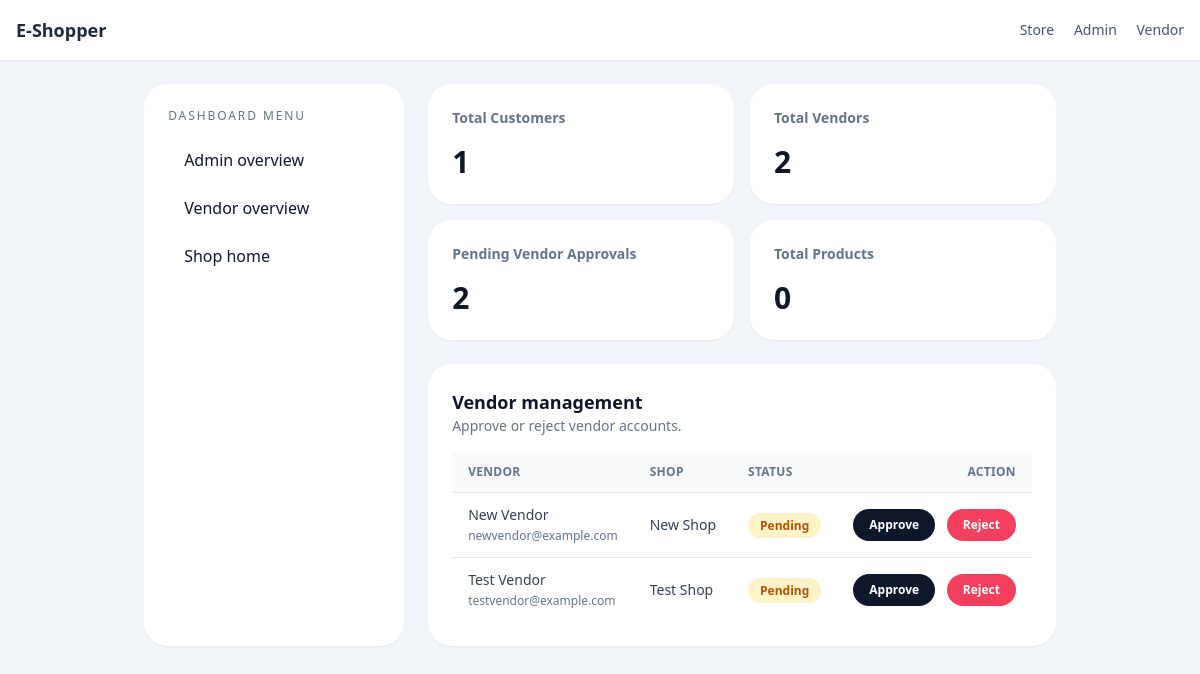
/dashboard/admin/ (signed in), run on an earlier commit of the app's database.
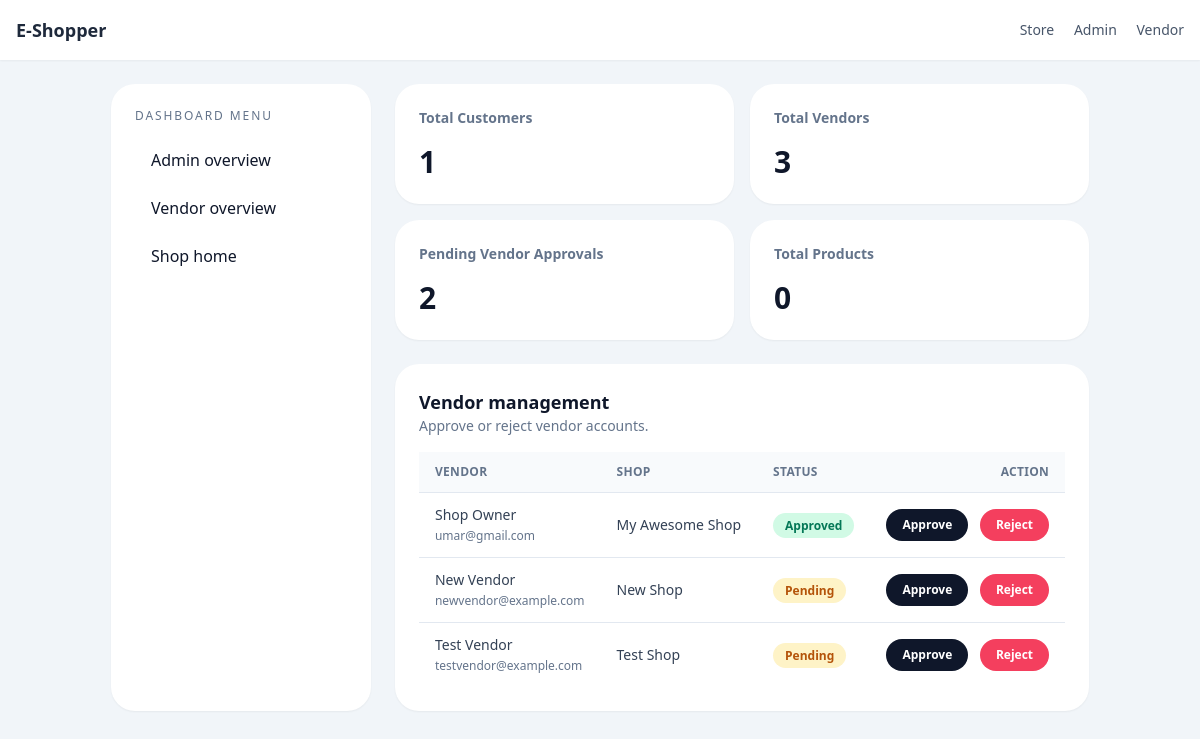
And on a later commit of the database.
### authentication/models.py (models this page shows, shortened)
class CustomUser(AbstractUser):
    ROLE_CHOICES = [
        ('admin', 'Admin'),
        ('vendor', 'Vendor'),
        ('customer', 'Customer'),
    ]
    username = models.CharField(max_length=150, unique=False, null=True, blank=True)
    email = models.EmailField(unique=True)
    role = models.CharField(max_length=20, choices=ROLE_CHOICES, default='customer')
    phone_number = models.CharField(max_length=15, blank=True, null=True)
    first_name = models.CharField(max_length=150)
    last_name = models.CharField(max_length=150)
    is_verified = models.BooleanField(default=False)
    updated_at = models.DateTimeField(auto_now=True)
    created_at = models.DateTimeField(auto_now_add=True)
    shop_name = models.CharField(max_length=255, blank=True, null=True)
    shop_description = models.TextField(blank=True, null=True)
    bank_account = models.CharField(max_length=20, blank=True, null=True)
    brand_logo = models.ImageField(upload_to='vendors/logos/', blank=True, null=True)
    brand_banner = models.ImageField(upload_to='vendors/banners/', blank=True, null=True)
    USERNAME_FIELD = 'email'
    REQUIRED_FIELDS = ['first_name', 'last_name']
    objects = CustomUserManager()
    def is_admin(self):
        return self.role == 'admin'
    class Meta:
        db_table = 'custom_user'
        verbose_name = 'User'
        verbose_name_plural = 'Users'
        ordering = ['-created_at']

### home/views.py (the view)
# urls.py: path('dashboard/admin/', views.admin_dashboard, name='admin_dashboard'),
@admin_required
def admin_dashboard(request):
    total_customers = User.objects.filter(role='customer').count()
    total_vendors = User.objects.filter(role='vendor').count()
    pending_vendors = User.objects.filter(role='vendor', is_verified=False).count()
    total_products = Product.objects.count()
    total_orders = Order.objects.count()
    vendors = User.objects.filter(role='vendor').order_by('-created_at')
    context = {
        'total_customers': total_customers,
        'total_vendors': total_vendors,
        'pending_vendors': pending_vendors,
        'total_products': total_products,
        'total_orders': total_orders,
        'vendors': vendors,
    }
    return render(request, 'dashboard/admin/dashboard.html', context)

### cart/context_processors.py (called while the page is built)
def cart_total_amount(request):
    cart = request.session.get('cart', {})
    return {'cart_total_amount': len(cart)}

### templates/dashboard/admin/dashboard.html (shortened to what this page needs)
{% extends 'dashboard/base.html' %}
{% block content %}
<div class="space-y-6">
  <div class="grid gap-4 sm:grid-cols-2 xl:grid-cols-4">
    <div class="rounded-3xl bg-white p-6 shadow-sm">
      <p class="text-sm font-semibold text-slate-500">Total Customers</p>
      <p class="mt-4 text-3xl font-semibold text-slate-900">{{ total_customers }}</p>
    </div>
    <div class="rounded-3xl bg-white p-6 shadow-sm">
      <p class="text-sm font-semibold text-slate-500">Total Vendors</p>
      <p class="mt-4 text-3xl font-semibold text-slate-900">{{ total_vendors }}</p>
    </div>
    <div class="rounded-3xl bg-white p-6 shadow-sm">
      <p class="text-sm font-semibold text-slate-500">Pending Vendor Approvals</p>
      <p class="mt-4 text-3xl font-semibold text-slate-900">{{ pending_vendors }}</p>
    </div>
    <div class="rounded-3xl bg-white p-6 shadow-sm">
      <p class="text-sm font-semibold text-slate-500">Total Products</p>
      <p class="mt-4 text-3xl font-semibold text-slate-900">{{ total_products }}</p>
    </div>
  </div>
  <div class="rounded-3xl bg-white p-6 shadow-sm">
    <div class="flex items-center justify-between mb-4">
      <div>
        <h2 class="text-lg font-semibold text-slate-900">Vendor management</h2>
        <p class="text-sm text-slate-500">Approve or reject vendor accounts.</p>
      </div>
    </div>
    <div class="overflow-x-auto">
      <table class="min-w-full divide-y divide-slate-200">
        <thead class="bg-slate-50">
          <tr>
            <th class="px-4 py-3 text-left text-xs font-semibold uppercase tracking-wide text-slate-500">Vendor</th>
            <th class="px-4 py-3 text-left text-xs font-semibold uppercase tracking-wide text-slate-500">Shop</th>
            <th class="px-4 py-3 text-left text-xs font-semibold uppercase tracking-wide text-slate-500">Status</th>
            <th class="px-4 py-3 text-right text-xs font-semibold uppercase tracking-wide text-slate-500">Action</th>
          </tr>
        </thead>
        <tbody class="divide-y divide-slate-200 bg-white">
          {% for vendor in vendors %}
            <tr>
              <td class="px-4 py-3 text-sm text-slate-700">{{ vendor.first_name }} {{ vendor.last_name }}<br><span class="text-xs text-slate-500">{{ vendor.email }}</span></td>
              <td class="px-4 py-3 text-sm text-slate-700">{{ vendor.shop_name }}</td>
              <td class="px-4 py-3 text-sm text-slate-700">
                {% if vendor.is_verified %}
                  <span class="rounded-full bg-emerald-100 px-3 py-1 text-xs font-semibold text-emerald-700">Approved</span>
                {% else %}
                  <span class="rounded-full bg-amber-100 px-3 py-1 text-xs font-semibold text-amber-700">Pending</span>
                {% endif %}
              </td>
              <td class="px-4 py-3 text-right text-sm">
                <form method="post" action="{% url 'vendor_approval' vendor.id %}" class="inline-block">
                  <button type="submit" class="rounded-full bg-slate-900 px-4 py-2 text-xs font-semibold text-white hover:bg-slate-800">Approve</button>
                </form>
                <form method="post" action="{% url 'vendor_approval' vendor.id %}" class="inline-block ml-2">
                  <button type="submit" class="rounded-full bg-rose-500 px-4 py-2 text-xs font-semibold text-white hover:bg-rose-600">Reject</button>
                </form>
              </td>
            </tr>
          {% empty %}
            <tr>
              <td colspan="4" class="px-4 py-6 text-center text-sm text-slate-500">No vendors found.</td>
            </tr>
          {% endfor %}
        </tbody>
      </table>
    </div>
  </div>
</div>
{% endblock %}

What changed in the data, as far as the page shows it:
added CustomUser: first_name "Shop", last_name "Owner", email "umar@gmail.com", shop_name "My Awesome Shop", is_verified "Approved"
Also different on the page:
{{ total_vendors }}: "2" → "3"
